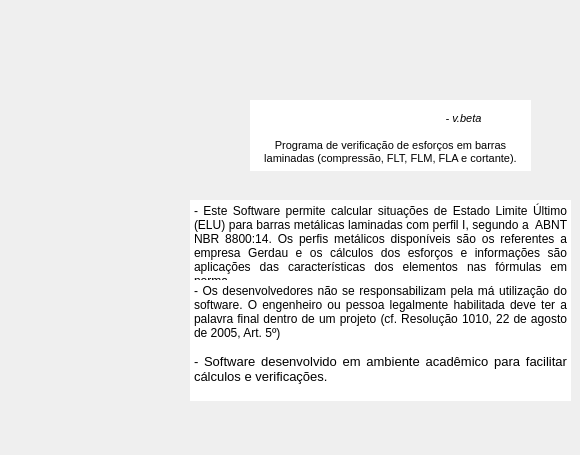
    <widget class="QWidget" name="tab_5">
     <attribute name="title">
      <string>Início</string>
     </attribute>
     <widget class="QLabel" name="label_93">
      <property name="geometry">
       <rect>
        <x>0</x>
        <y>5</y>
        <width>161</width>
        <height>441</height>
       </rect>
      </property>
      <property name="text">
       <string/>
      </property>
     </widget>
     <widget class="QLabel" name="label_94">
      <property name="geometry">
       <rect>
        <x>20</x>
        <y>300</y>
        <width>130</width>
        <height>130</height>
       </rect>
      </property>
      <property name="text">
       <string/>
      </property>
      <property name="pixmap">
       <pixmap>laec_logo.png</pixmap>
      </property>
      <property name="scaledContents">
       <bool>true</bool>
      </property>
     </widget>
     <widget class="QLabel" name="label_95">
      <property name="geometry">
       <rect>
        <x>10</x>
        <y>110</y>
        <width>141</width>
        <height>151</height>
       </rect>
      </property>
      <property name="text">
       <string/>
      </property>
      <property name="pixmap">
       <pixmap>logo_brunel_n.png</pixmap>
      </property>
      <property name="scaledContents">
       <bool>true</bool>
      </property>
     </widget>
     <widget class="QTextBrowser" name="textBrowser">
      <property name="geometry">
       <rect>
        <x>190</x>
        <y>200</y>
        <width>381</width>
        <height>101</height>
       </rect>
      </property>
      <property name="frameShape">
       <enum>QFrame::NoFrame</enum>
      </property>
      <property name="lineWidth">
       <number>0</number>
      </property>
      <property name="html">
       <string>&lt;!DOCTYPE HTML PUBLIC &quot;-//W3C//DTD HTML 4.0//EN&quot; &quot;http://www.w3.org/TR/REC-html40/strict.dtd&quot;&gt;
&lt;html&gt;&lt;head&gt;&lt;meta name=&quot;qrichtext&quot; content=&quot;1&quot; /&gt;&lt;style type=&quot;text/css&quot;&gt;
p, li { white-space: pre-wrap; }
&lt;/style&gt;&lt;/head&gt;&lt;body style=&quot; font-family:'MS Shell Dlg 2'; font-size:8.25pt; font-weight:400; font-style:normal;&quot;&gt;
&lt;p align=&quot;justify&quot; style=&quot; margin-top:0px; margin-bottom:0px; margin-left:0px; margin-right:0px; -qt-block-indent:0; text-indent:0px;&quot;&gt;&lt;span style=&quot; font-size:9pt;&quot;&gt;- Este Software permite calcular situações de Estado Limite Último (ELU) para barras metálicas laminadas com perfil I, segundo a  ABNT NBR 8800:14. Os perfis metálicos disponíveis são os referentes a empresa Gerdau e os cálculos dos esforços e informações são aplicações das características dos elementos nas fórmulas em norma.&lt;/span&gt;&lt;/p&gt;&lt;/body&gt;&lt;/html&gt;</string>
      </property>
     </widget>
     <widget class="QTextBrowser" name="textBrowser_2">
      <property name="geometry">
       <rect>
        <x>190</x>
        <y>280</y>
        <width>381</width>
        <height>71</height>
       </rect>
      </property>
      <property name="frameShape">
       <enum>QFrame::NoFrame</enum>
      </property>
      <property name="html">
       <string>&lt;!DOCTYPE HTML PUBLIC &quot;-//W3C//DTD HTML 4.0//EN&quot; &quot;http://www.w3.org/TR/REC-html40/strict.dtd&quot;&gt;
&lt;html&gt;&lt;head&gt;&lt;meta name=&quot;qrichtext&quot; content=&quot;1&quot; /&gt;&lt;style type=&quot;text/css&quot;&gt;
p, li { white-space: pre-wrap; }
&lt;/style&gt;&lt;/head&gt;&lt;body style=&quot; font-family:'MS Shell Dlg 2'; font-size:8.25pt; font-weight:400; font-style:normal;&quot;&gt;
&lt;p align=&quot;justify&quot; style=&quot; margin-top:0px; margin-bottom:0px; margin-left:0px; margin-right:0px; -qt-block-indent:0; text-indent:0px;&quot;&gt;&lt;span style=&quot; font-size:9pt;&quot;&gt;- Os desenvolvedores não se responsabilizam pela má utilização do software. O engenheiro ou pessoa legalmente habilitada deve ter a palavra final dentro de um projeto (cf. Resolução 1010, 22 de agosto de 2005, Art. 5º)&lt;/span&gt;&lt;/p&gt;&lt;/body&gt;&lt;/html&gt;</string>
      </property>
     </widget>
     <widget class="QTextBrowser" name="textBrowser_3">
      <property name="geometry">
       <rect>
        <x>250</x>
        <y>100</y>
        <width>281</width>
        <height>71</height>
       </rect>
      </property>
      <property name="frameShape">
       <enum>QFrame::NoFrame</enum>
      </property>
      <property name="html">
       <string>&lt;!DOCTYPE HTML PUBLIC &quot;-//W3C//DTD HTML 4.0//EN&quot; &quot;http://www.w3.org/TR/REC-html40/strict.dtd&quot;&gt;
&lt;html&gt;&lt;head&gt;&lt;meta name=&quot;qrichtext&quot; content=&quot;1&quot; /&gt;&lt;style type=&quot;text/css&quot;&gt;
p, li { white-space: pre-wrap; }
&lt;/style&gt;&lt;/head&gt;&lt;body style=&quot; font-family:'MS Shell Dlg 2'; font-size:8.25pt; font-weight:400; font-style:normal;&quot;&gt;
&lt;p align=&quot;center&quot; style=&quot; margin-top:12px; margin-bottom:12px; margin-left:0px; margin-right:0px; -qt-block-indent:0; text-indent:0px;&quot;&gt;&lt;span style=&quot; font-size:14pt;&quot;&gt;                               &lt;/span&gt;&lt;span style=&quot; font-size:12pt; font-style:italic;&quot;&gt; &lt;/span&gt;&lt;span style=&quot; font-size:8pt; font-style:italic;&quot;&gt;- v.beta&lt;/span&gt;&lt;span style=&quot; font-size:10pt;&quot;&gt;      &lt;/span&gt;&lt;/p&gt;
&lt;p align=&quot;center&quot; style=&quot; margin-top:12px; margin-bottom:12px; margin-left:0px; margin-right:0px; -qt-block-indent:0; text-indent:0px;&quot;&gt;Programa de verificação de esforços em barras laminadas (compressão, FLT, FLM, FLA e cortante).&lt;/p&gt;&lt;/body&gt;&lt;/html&gt;</string>
      </property>
     </widget>
     <widget class="QLabel" name="label_96">
      <property name="geometry">
       <rect>
        <x>290</x>
        <y>90</y>
        <width>151</width>
        <height>51</height>
       </rect>
      </property>
      <property name="text">
       <string/>
      </property>
      <property name="pixmap">
       <pixmap>logo_bruner_mini.png</pixmap>
      </property>
      <property name="scaledContents">
       <bool>true</bool>
      </property>
     </widget>
     <widget class="QTextBrowser" name="textBrowser_4">
      <property name="geometry">
       <rect>
        <x>190</x>
        <y>350</y>
        <width>381</width>
        <height>51</height>
       </rect>
      </property>
      <property name="frameShape">
       <enum>QFrame::NoFrame</enum>
      </property>
      <property name="html">
       <string>&lt;!DOCTYPE HTML PUBLIC &quot;-//W3C//DTD HTML 4.0//EN&quot; &quot;http://www.w3.org/TR/REC-html40/strict.dtd&quot;&gt;
&lt;html&gt;&lt;head&gt;&lt;meta name=&quot;qrichtext&quot; content=&quot;1&quot; /&gt;&lt;style type=&quot;text/css&quot;&gt;
p, li { white-space: pre-wrap; }
&lt;/style&gt;&lt;/head&gt;&lt;body style=&quot; font-family:'MS Shell Dlg 2'; font-size:8.25pt; font-weight:400; font-style:normal;&quot;&gt;
&lt;p align=&quot;justify&quot; style=&quot; margin-top:0px; margin-bottom:0px; margin-left:0px; margin-right:0px; -qt-block-indent:0; text-indent:0px;&quot;&gt;&lt;span style=&quot; font-size:10pt;&quot;&gt;- Software desenvolvido em ambiente acadêmico para facilitar cálculos e verificações.&lt;/span&gt;&lt;/p&gt;&lt;/body&gt;&lt;/html&gt;</string>
      </property>
     </widget>
     <widget class="QPushButton" name="pushButton_8">
      <property name="geometry">
       <rect>
        <x>540</x>
        <y>412</y>
        <width>31</width>
        <height>31</height>
       </rect>
      </property>
      <property name="text">
       <string/>
      </property>
      <property name="icon">
       <iconset>
        <normaloff>logo_info_mini.png</normaloff>logo_info_mini.png</iconset>
      </property>
      <property name="iconSize">
       <size>
        <width>25</width>
        <height>25</height>
       </size>
      </property>
      <property name="checkable">
       <bool>false</bool>
      </property>
      <property name="autoRepeatInterval">
       <number>100</number>
      </property>
      <property name="autoDefault">
       <bool>false</bool>
      </property>
      <property name="default">
       <bool>false</bool>
      </property>
      <property name="flat">
       <bool>true</bool>
      </property>
     </widget>
    </widget>
